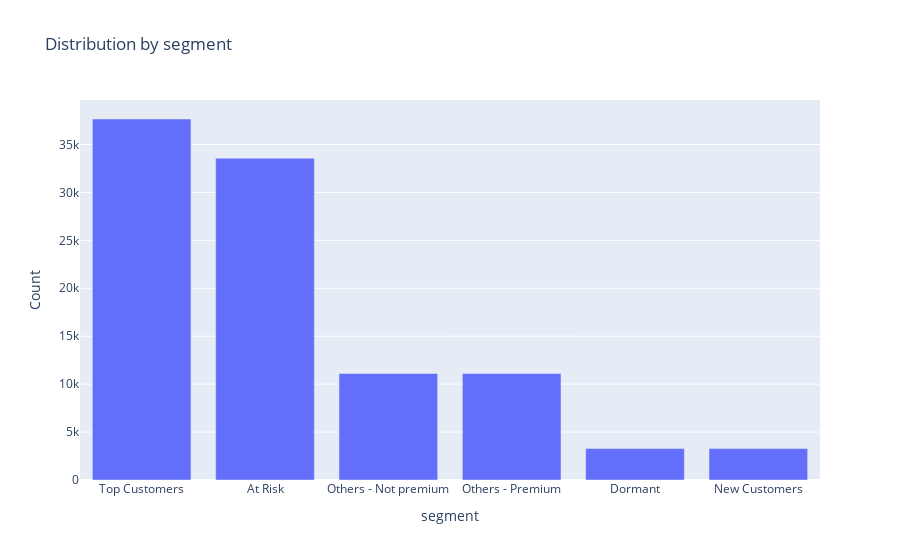

Notebook code for this chart:
### Code cell
segments = df['segment'].value_counts().reset_index()
segments.columns = ['segment', 'Count']

fig = px.bar(
    segments, 
    x='segment',
    y='Count',
    title='Distribution by segment')

fig.show()

### Figure 1 — Plotly figure (JSON) as saved in the notebook; plotly's stock layout.template omitted (floating-point values rounded to 4 significant figures)
{"data": [{"alignmentgroup": "True", "hovertemplate": "segment=%{x}<br>Count=%{y}<extra></extra>", "legendgroup": "", "marker": {"color": "#636efa", "pattern": {"shape": ""}}, "name": "", "offsetgroup": "", "orientation": "v", "showlegend": false, "textposition": "auto", "type": "bar", "x": ["Top Customers", "At Risk", "Others - Not premium", "Others - Premium", "Dormant", "New Customers"], "xaxis": "x", "y": [37660, 33571, 11110, 11103, 3282, 3274], "yaxis": "y"}], "layout": {"barmode": "relative", "legend": {"tracegroupgap": 0}, "title": {"text": "Distribution by segment"}, "xaxis": {"anchor": "y", "domain": [0, 1], "title": {"text": "segment"}}, "yaxis": {"anchor": "x", "domain": [0, 1], "title": {"text": "Count"}}}}
